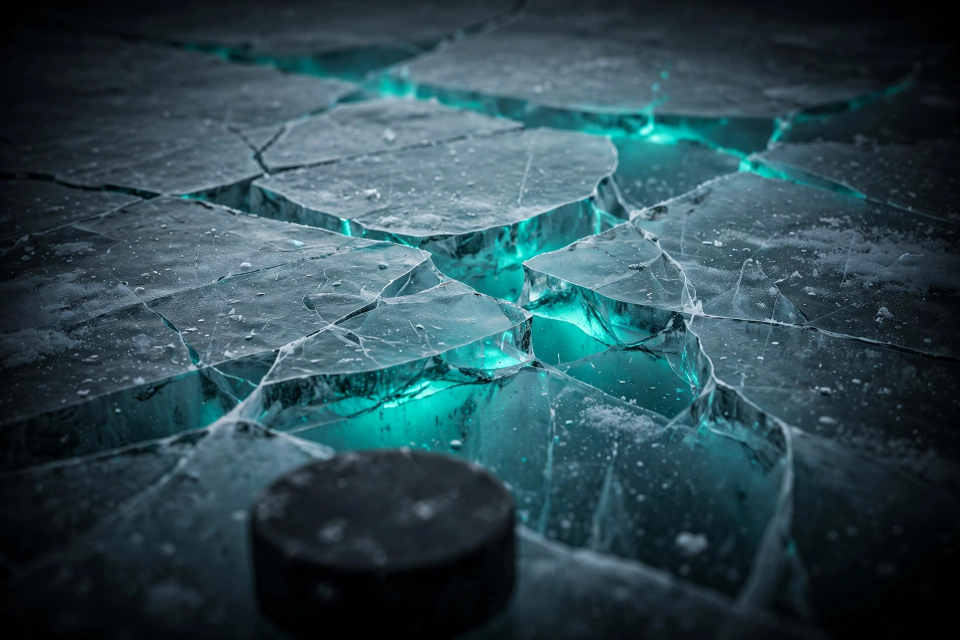
#> input picture assets/loading_bg.png, 1920 x 1280 px (shown at 1/2 size); its folder holds only this picture in this run
$ python progress_window.py
#> lines starting #> are read from the running program, lines starting #| are printed output that depends on the picture
### branding.py
# Copyright (c) 2026 Puck Dynasty contributors. All rights reserved.
# branding.py
# Shared helpers for loading Puck Dynasty brand graphics (logo, banners).
#
# Every function here is defensive: if an asset is missing or PIL fails,
# the caller gets None / a collapsed widget and the UI keeps working.

import os
import sys
import tkinter as tk


def assets_dir():
    """Location of the bundled assets folder (dev tree or PyInstaller bundle)."""
    meipass = getattr(sys, '_MEIPASS', None)
    if meipass:
        return os.path.join(meipass, 'assets')
    return os.path.join(os.path.dirname(os.path.abspath(__file__)), 'assets')


def asset_path(name):
    return os.path.join(assets_dir(), name)


def cover_photo(name, width, height):
    """Load an asset cover-cropped to exactly (width, height).

    Returns an ImageTk.PhotoImage, or None if anything fails.
    The caller MUST keep a reference (e.g. on self) to avoid GC.
    """
#> called with name = 'loading_bg.png', width = 500, height = 200
    try:
        from PIL import Image, ImageTk
        path = asset_path(name)
        if not os.path.exists(path):
            return None
        img = Image.open(path).convert('RGBA')
#> img is the input picture: PIL image 1920x1280 RGBA; mean R, G, B, A 45.7, 73.7, 81.9, 255
        scale = max(width / img.width, height / img.height)
#> scale = 0.26
        nw = max(int(img.width * scale + 0.5), 1)
#> nw = 500
        nh = max(int(img.height * scale + 0.5), 1)
#> nh = 333
        resized = img.resize((nw, nh), Image.LANCZOS)
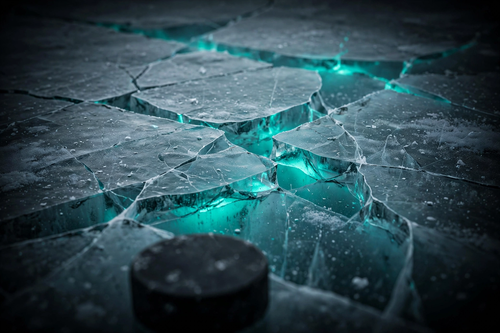
#> resized: PIL image 500x333 RGBA; mean R, G, B, A 45.7, 73.7, 81.9, 255
        left = (nw - width) // 2
#> left = 0
        top = (nh - height) // 2
#> top = 66
        cropped = resized.crop((left, top, left + width, top + height))
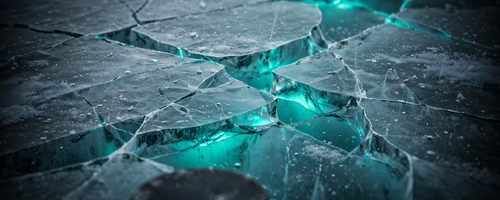
#> cropped: PIL image 500x200 RGBA; mean R, G, B, A 57.1, 94, 103.5, 255
        return ImageTk.PhotoImage(cropped)
    except Exception:
        return None


# [17 lines left out: function load_logo, not called in this run]


class HeroBanner(tk.Frame):
    """Taller hero strip with the title composited ON the banner image.

    Cover-crops `asset_name` to (current width x height), darkens it
    slightly for legibility, pastes the logo centered above the title, and
    draws title + subtitle text on the canvas. Re-renders (debounced) on
    resize. If the banner asset is missing, falls back to a plain charcoal
    strip with logo + text still shown.
    """

    # [105 lines left out: functions __init__, _load_sources, _on_resize, _render, not called in this run]


class SlimBanner(tk.Frame):
    """Slim full-width image strip (hero/banner).

    The asset is cover-cropped to (current width x height) and re-rendered
    (debounced) when the strip is resized. If the asset is missing the strip
    collapses to ~1px so layout is unaffected.
    """

    # [65 lines left out: functions __init__, _load_source, _on_resize, _render, not called in this run]

### progress_window.py
# Copyright (c) 2026 Puck Dynasty contributors. All rights reserved.
# progress_window.py
# Progress dialog for database generation

import tkinter as tk
from popup_system import InGamePopup
from tkinter import ttk
import time

class ProgressWindow:
    """Professional progress window for database generation"""

    def __init__(self, parent=None):
        self.root = InGamePopup(parent) if parent else tk.Tk()
        self.root.title("Puck Dynasty - Database Generation")
        self.root.geometry("500x200")
        self.root.configure(bg='#1e1e1e')
        self.root.resizable(False, False)

        # Center the window
        self.root.transient(parent)
        self.root.grab_set()

        # Center on parent or screen
        if parent:
            parent.update_idletasks()
            x = parent.winfo_x() + (parent.winfo_width() // 2) - 250
            y = parent.winfo_y() + (parent.winfo_height() // 2) - 100
        else:
            x = (self.root.winfo_screenwidth() // 2) - 250
            y = (self.root.winfo_screenheight() // 2) - 100

        self.root.geometry(f"500x200+{x}+{y}")

        # Stay visible and on top while generation runs (the UI thread is
        # busy generating, so without this the window can end up hidden
        # behind other windows and appear frozen).
        try:
            self.root.lift()
            self.root.attributes('-topmost', True)
            self.root.focus_force()
        except Exception:
            pass

        self.progress_var = tk.DoubleVar()
        self.status_var = tk.StringVar(value="Initializing database generation...")
        self.detail_var = tk.StringVar(value="")

        self._create_ui()

    def _create_ui(self):
        """Create the progress dialog UI"""
        # Full-bleed branded background behind the progress content
        try:
            from branding import cover_photo
            bg_canvas = tk.Canvas(self.root, highlightthickness=0, bg='#1e1e1e')
            bg_canvas.place(relx=0, rely=0, relwidth=1, relheight=1)
            self._bg_photo = cover_photo('loading_bg.png', 500, 200)
            if self._bg_photo is not None:
                bg_canvas.create_image(250, 100, image=self._bg_photo)
        except Exception:
            pass  # Background is decorative; never break the progress dialog

        # Main frame with professional styling
        main_frame = tk.Frame(self.root, bg='#1e1e1e', bd=0)
        main_frame.pack(fill='both', expand=True, padx=20, pady=20)

        # Title
        title_label = tk.Label(main_frame,
                              text="Generating Hockey Database",
                              font=("Segoe UI", 16, "bold"),
                              bg='#1e1e1e',
                              fg='#3B82F6')
        title_label.pack(pady=(0, 20))

        # Status label
        self.status_label = tk.Label(main_frame,
                                   textvariable=self.status_var,
                                   font=("Segoe UI", 12),
                                   bg='#1e1e1e',
                                   fg='#ffffff',
                                   wraplength=450)
        self.status_label.pack(pady=(0, 10))

        # Progress bar with professional styling
        style = ttk.Style()
        style.theme_use('clam')
        style.configure("Professional.Horizontal.TProgressbar",
                       background='#3B82F6',
                       troughcolor='#404040',
                       borderwidth=0,
                       lightcolor='#3B82F6',
                       darkcolor='#3B82F6')

        self.progress_bar = ttk.Progressbar(main_frame,
                                          variable=self.progress_var,
                                          maximum=100,
                                          style="Professional.Horizontal.TProgressbar",
                                          length=400,
                                          mode='determinate')
        self.progress_bar.pack(pady=(0, 15))

        # Detail label for specific operations
        self.detail_label = tk.Label(main_frame,
                                    textvariable=self.detail_var,
                                    font=("Segoe UI", 10),
                                    bg='#1e1e1e',
                                    fg='#B0B0B0',
                                    wraplength=450)
        self.detail_label.pack()

        # Prevent window closing during generation
        self.root.protocol("WM_DELETE_WINDOW", self._on_closing)

    def _on_closing(self):
        """Prevent closing during generation"""
        pass  # Do nothing - prevent closing

    def update_progress(self, percentage, status, detail=""):
        """Update the progress bar and status"""
        self.progress_var.set(percentage)
        self.status_var.set(status)
        self.detail_var.set(detail)
        # Full event-loop pump, not just idle tasks: on Windows
        # update_idletasks() alone often never actually paints the window,
        # so the app looks frozen during generation.
        try:
            self.root.update()
        except Exception:
            pass

    def close(self):
        """Close the progress window"""
        try:
            self.root.attributes('-topmost', False)
        except Exception:
            pass
        try:
            self.root.destroy()
        except:
            pass

class DatabaseGenerationProgress:
    """Context manager for database generation progress"""

    def __init__(self, parent=None):
        self.parent = parent
        self.progress_window = None
        self.is_cancelled = False
        self.headless = False
        self._last_logged_pct = -1

    def __enter__(self):
        try:
            self.progress_window = ProgressWindow(self.parent)
        except tk.TclError as e:
            # Headless environment (no $DISPLAY): tkinter cannot create a
            # window and raises TclError. Degrade to a logging-only progress
            # reporter instead of crashing, so callers (e.g. database
            # generation) keep running the full gated pipeline instead of
            # silently falling back to the legacy ungated generator.
            # Only TclError is caught: any other constructor bug propagates
            # to the caller with its full traceback (Copilot PR review).
            self.headless = True
            self.progress_window = None
            print(f"[DatabaseGenerationProgress] No display available "
                  f"({type(e).__name__}: {e}); running headless, "
                  f"progress will be logged to stdout.")
        return self

    def __exit__(self, exc_type, exc_val, exc_tb):
        if self.progress_window:
            self.progress_window.close()

    def update(self, percentage, status, detail=""):
        """Update progress"""
        if self.progress_window:
            self.progress_window.update_progress(percentage, status, detail)
        elif self.headless:
            # Log progress milestones to stdout when headless so long
            # database generations remain observable in server/sim logs.
            pct = int(percentage or 0)
            if pct >= self._last_logged_pct + 10 or pct >= 100:
                self._last_logged_pct = (pct // 10) * 10
                msg = f"[dbgen] {pct}% - {status}"
                if detail:
                    msg += f" ({detail})"
                print(msg)

    def set_status(self, status, detail=""):
        """Set status without changing percentage"""
        if self.progress_window:
            current_progress = self.progress_window.progress_var.get()
            self.progress_window.update_progress(current_progress, status, detail)

# Test the progress window
if __name__ == "__main__":
    root = tk.Tk()
    root.withdraw()  # Hide main window

    with DatabaseGenerationProgress() as progress:
        progress.update(0, "Starting database generation...")
        time.sleep(1)

        progress.update(25, "Generating teams and leagues...", "Creating NHL teams")
        time.sleep(1)

        progress.update(50, "Generating players...", "Creating forwards (1,250 / 2,500)")
        time.sleep(1)

        progress.update(75, "Generating contracts and staff...", "Assigning contracts")
        time.sleep(1)

        progress.update(100, "Database generation complete!", "Ready to start game")
        time.sleep(1)

    print("Progress test complete")
